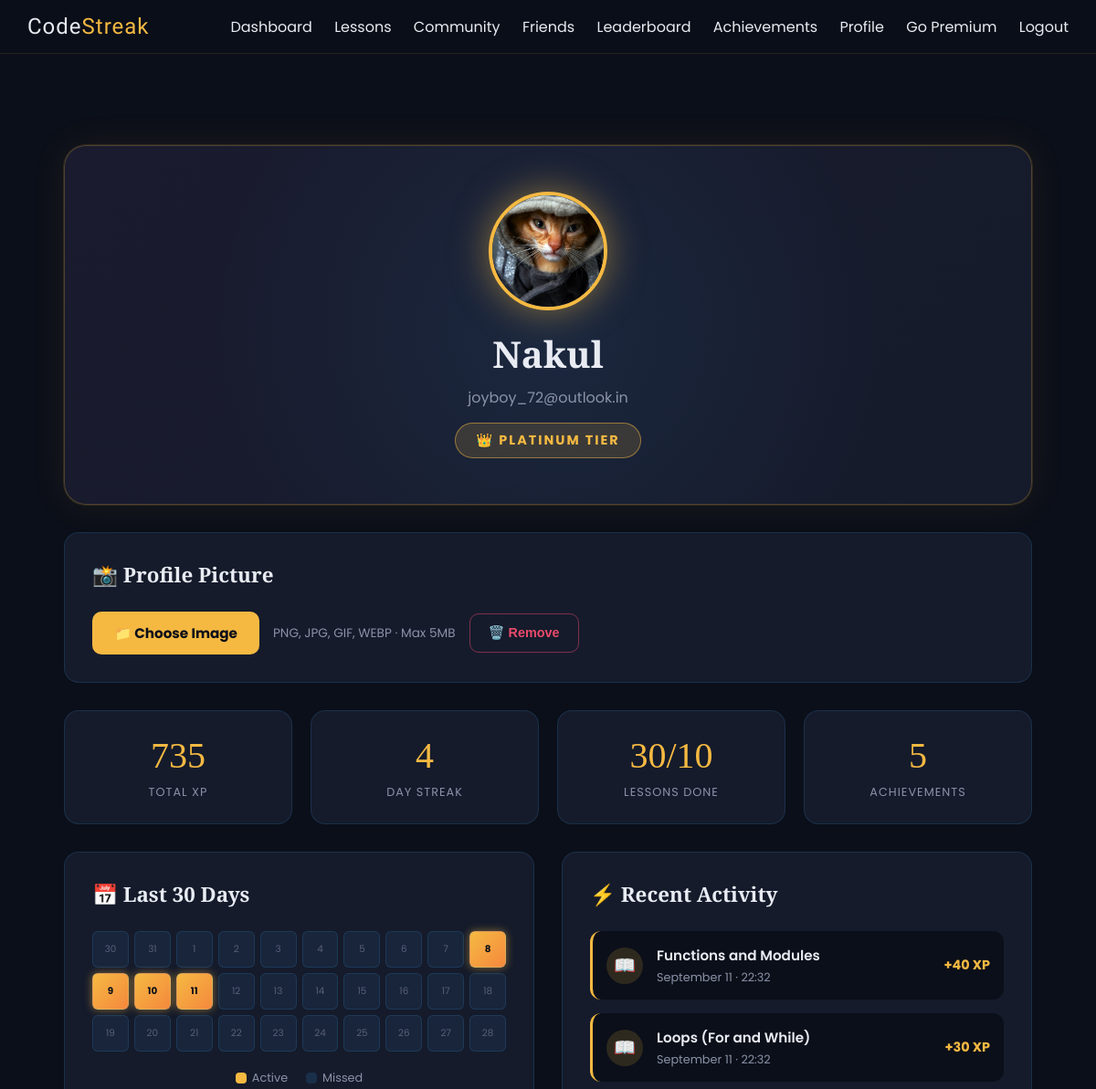
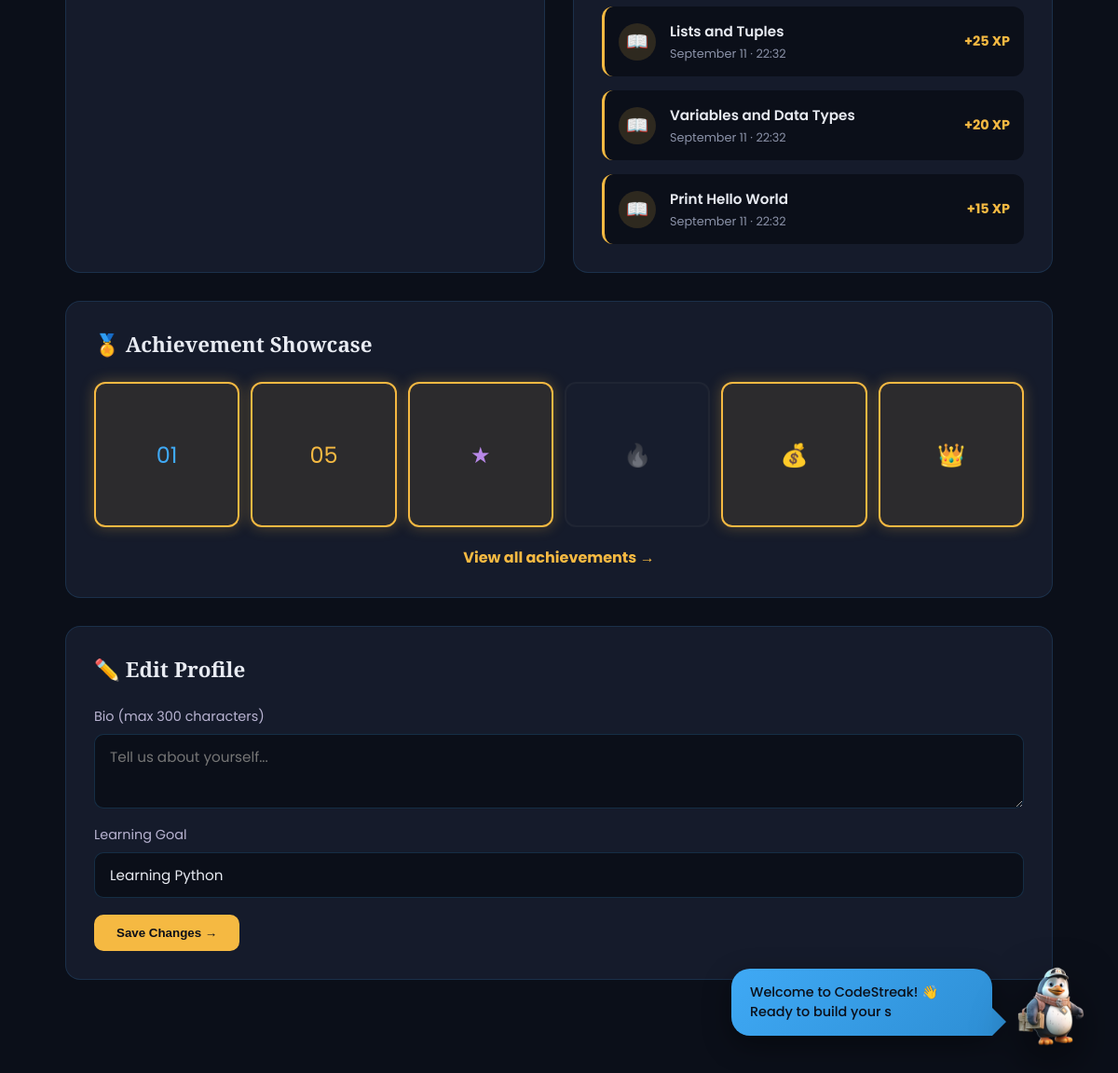
Screenshot of /profile (signed in) with the database file from the repository (2 pictures, top to bottom).
### tables this page shows
CREATE TABLE users (
    id INTEGER PRIMARY KEY AUTOINCREMENT,
    username TEXT UNIQUE NOT NULL,
    email TEXT UNIQUE NOT NULL,
    password_hash TEXT NOT NULL,
    security_question TEXT,
    security_answer TEXT,
    streak INTEGER DEFAULT 0,
    streak_charge INTEGER DEFAULT 1,
    total_points INTEGER DEFAULT 0,
    weekly_points INTEGER DEFAULT 0,
    rank TEXT DEFAULT 'Bronze',
    premium INTEGER DEFAULT 0,
    achievements TEXT DEFAULT '[]',
    profile_picture TEXT,
    bio TEXT DEFAULT '',
    learning_goal TEXT DEFAULT 'Learning Python',
    avatar_emoji TEXT DEFAULT '🐉',
    created_at TIMESTAMP DEFAULT CURRENT_TIMESTAMP
);

CREATE TABLE progress (
    id INTEGER PRIMARY KEY AUTOINCREMENT,
    user_id INTEGER,
    lesson_id INTEGER,
    status TEXT DEFAULT 'in_progress',
    completed_at TIMESTAMP DEFAULT CURRENT_TIMESTAMP,
    score INTEGER DEFAULT 0
);

CREATE TABLE lessons (
    id INTEGER PRIMARY KEY AUTOINCREMENT,
    title TEXT NOT NULL,
    level TEXT NOT NULL,
    points INTEGER NOT NULL,
    difficulty TEXT NOT NULL,
    content TEXT,
    explanation TEXT,
    question TEXT,
    option_a TEXT,
    option_b TEXT,
    option_c TEXT,
    correct_option TEXT,
    next_lesson_id INTEGER,
    order_index INTEGER
);

### app.py (the view)
@app.route('/profile')
def profile():
    if 'user_id' not in session:
        return redirect(url_for('login'))
    update_user_rank(session['user_id'])
    check_achievements(session['user_id'])
    conn = get_db()
    cur = conn.cursor()
    cur.execute("SELECT * FROM users WHERE id = ?", (session['user_id'],))
    user = cur.fetchone()
    cur.execute("""
        SELECT COUNT(*) as count
        FROM progress
        WHERE user_id = ? AND status = 'completed'
    """, (session['user_id'],))
    completed_lessons = cur.fetchone()['count']
    cur.execute("SELECT COUNT(*) as count FROM lessons")
    total_lessons = cur.fetchone()['count']
    cur.execute("""
        SELECT p.completed_at, l.title, p.score
        FROM progress p
        JOIN lessons l ON p.lesson_id = l.id
        WHERE p.user_id = ? AND p.status = 'completed'
        ORDER BY p.completed_at DESC
        LIMIT 5
    """, (session['user_id'],))
    recent_activity = cur.fetchall()
    cur.execute("""
        SELECT DATE(completed_at) as day
        FROM progress
        WHERE user_id = ? AND status = 'completed'
        AND completed_at >= datetime('now', '-30 days')
        GROUP BY DATE(completed_at)
    """, (session['user_id'],))
    active_days = [str(row['day'])[:10] for row in cur.fetchall()]
    from datetime import date, timedelta
    today = date.today()
    calendar_days = []
    for i in range(29, -1, -1):
        d = today - timedelta(days=i)
        calendar_days.append({
            'date': d.strftime('%Y-%m-%d'),
            'day_num': d.day,
            'active': d.strftime('%Y-%m-%d') in active_days,
        })
    cur.close()
    conn.close()
    try:
        unlocked = json.loads(user['achievements'] or '[]')
    except:
        unlocked = []
    all_achievements = [
        {'id': 'first_signal', 'title': 'First Signal', 'icon': '01', 'tone': '#3FA9F5'},
        {'id': 'five_crowns', 'title': 'Five Crowns', 'icon': '05', 'tone': '#F5B942'},
        {'id': 'royal_scholar', 'title': 'Royal Scholar', 'icon': '★', 'tone': '#B888E8'},
        {'id': 'seven_fires', 'title': 'Seven Fires', 'icon': '🔥', 'tone': '#F5893D'},
        {'id': 'treasury', 'title': 'Treasury', 'icon': '💰', 'tone': '#F5B942'},
        {'id': 'gold_tier', 'title': 'Gold Tier', 'icon': '👑', 'tone': '#F5B942'},
    ]
    for ach in all_achievements:
        ach['unlocked'] = ach['id'] in unlocked
    return render_template(
        'profile.html',
        user=user,
        completed_lessons=completed_lessons,
        total_lessons=total_lessons,
        unlocked_count=len(unlocked),
        recent_activity=recent_activity,
        calendar_days=calendar_days,
        achievements=all_achievements,
    )

### app.py (called while the page is built)
def get_db():
    conn = sqlite3.connect(DATABASE, detect_types=sqlite3.PARSE_DECLTYPES)
    conn.row_factory = sqlite3.Row
    return conn

def update_user_rank(user_id):
    conn = get_db()
    cur = conn.cursor()
    cur.execute("SELECT total_points FROM users WHERE id = ?", (user_id,))
    user = cur.fetchone()
    if not user:
        cur.close()
        conn.close()
        return None
    xp = user['total_points']
    if xp >= 450:
        new_rank = 'Platinum'
    elif xp >= 300:
        new_rank = 'Gold'
    elif xp >= 100:
        new_rank = 'Silver'
    else:
        new_rank = 'Bronze'
    cur.execute("UPDATE users SET `rank` = ? WHERE id = ?", (new_rank, user_id))
    conn.commit()
    cur.close()
    conn.close()
    return new_rank

### templates/profile.html (shortened to what this page needs)
{% extends 'base.html' %}
{% block content %}
<div class="profile-container">
    <div class="profile-hero">
        {% if user['profile_picture'] %}
            <img src="{{ url_for('static', filename='uploads/' + user['profile_picture']) }}"
                 alt="{{ user['username'] }}'s avatar"
                 class="profile-avatar-img">
        {% else %}
            <div class="profile-avatar">{{ user['username'][0]|upper }}</div>
        {% endif %}
        <h1 class="profile-username">{{ user['username'] }}</h1>
        <p class="profile-email">{{ user['email'] }}</p>
        <div class="profile-rank-badge">
            {% if user['rank'] == 'Bronze' %}🥉
            {% elif user['rank'] == 'Silver' %}🥈
            {% elif user['rank'] == 'Gold' %}🏆
            {% elif user['rank'] == 'Platinum' %}👑
            {% endif %}
            {{ user['rank'] }} Tier
        </div>
    </div>
    <div class="profile-card" style="margin-bottom: 30px;">
        <h2>📸 Profile Picture</h2>
        <div style="display: flex; gap: 15px; align-items: center; flex-wrap: wrap;">
            <form method="POST" action="{{ url_for('upload_profile_picture') }}"
                  enctype="multipart/form-data"
                  style="display: flex; gap: 15px; align-items: center; flex-wrap: wrap;">
                <label for="fileInput" class="upload-btn">📁 Choose Image</label>
                <span style="color: #8B92A8; font-size: 0.85rem;">PNG, JPG, GIF, WEBP · Max 5MB</span>
            </form>
            {% if user['profile_picture'] %}
                <form method="POST" action="{{ url_for('remove_profile_picture') }}" style="display: inline;">
                    <button type="submit" class="remove-btn">🗑️ Remove</button>
                </form>
            {% endif %}
        </div>
    </div>
    <div class="profile-stats">
        <div class="profile-stat">
            <div class="profile-stat-value">{{ user['total_points'] }}</div>
            <div class="profile-stat-label">Total XP</div>
        </div>
        <div class="profile-stat">
            <div class="profile-stat-value">{{ user['streak'] }}</div>
            <div class="profile-stat-label">Day Streak</div>
        </div>
        <div class="profile-stat">
            <div class="profile-stat-value">{{ completed_lessons }}/{{ total_lessons }}</div>
            <div class="profile-stat-label">Lessons Done</div>
        </div>
        <div class="profile-stat">
            <div class="profile-stat-value">{{ unlocked_count }}</div>
            <div class="profile-stat-label">Achievements</div>
        </div>
    </div>
    <div class="profile-columns">
        <div class="profile-card">
            <h2>📅 Last 30 Days</h2>
            <div class="calendar-grid">
                {% for day in calendar_days %}
                    <div class="calendar-day {% if day.active %}active{% endif %}" title="{{ day.date }}">
                        {{ day.day_num }}
                    </div>
                {% endfor %}
            </div>
            <div class="calendar-legend">
                <span><div class="legend-dot active"></div> Active</span>
                <span><div class="legend-dot inactive"></div> Missed</span>
            </div>
        </div>
        <div class="profile-card">
            <h2>⚡ Recent Activity</h2>
            {% if recent_activity %}
                <div class="activity-list">
                    {% for activity in recent_activity %}
                    <div class="activity-item">
                        <div class="activity-icon">📖</div>
                        <div class="activity-content">
                            <div class="activity-title">{{ activity.title }}</div>
                            <div class="activity-time">
                                {{ activity.completed_at.strftime('%B %d · %H:%M') if activity.completed_at else 'Just now' }}
                            </div>
                        </div>
                        <div class="activity-xp">+{{ activity.score }} XP</div>
                    </div>
                    {% endfor %}
                </div>
            {% else %}
                <div class="empty-activity">
                    No activity yet.<br>Complete a lesson to start your journey!
                </div>
            {% endif %}
        </div>
    </div>
    <div class="profile-card" style="margin-bottom: 30px;">
        <h2>🏅 Achievement Showcase</h2>
        <div class="achievement-preview">
            {% for ach in achievements %}
                <div class="achievement-mini {% if ach.unlocked %}unlocked{% else %}locked{% endif %}"
                     style="color: {{ ach.tone }};"
                     title="{{ ach.title }}{% if not ach.unlocked %} (Locked){% endif %}">
                    {{ ach.icon }}
                </div>
            {% endfor %}
        </div>
        <div style="text-align: center; margin-top: 20px;">
            <a href="{{ url_for('achievements') }}" style="color: var(--amber-gold); font-weight: 700; text-decoration: none;">
                View all achievements →
            </a>
        </div>
    </div>
    <div class="profile-card">
        <h2>✏️ Edit Profile</h2>
        <form method="POST" action="{{ url_for('update_bio') }}" class="edit-form">
            <label for="bio">Bio (max 300 characters)</label>
            <textarea id="bio" name="bio" placeholder="Tell us about yourself..." maxlength="300">{{ user['bio'] or '' }}</textarea>
            <label for="learning_goal">Learning Goal</label>
            <input type="text" id="learning_goal" name="learning_goal"
                   placeholder="e.g., Master Python in 30 days"
                   maxlength="100"
                   value="{{ user['learning_goal'] or '' }}">
            <button type="submit" class="save-bio-btn">Save Changes →</button>
        </form>
    </div>
</div>
{% endblock %}

### templates/base.html (style rules this page uses)
:root { --near-black: #0B0F19; --azure-blue: #3FA9F5; --amber-gold: #F5B942; --emerald: #2ED9A5; --off-white: #E8EBF2; --surface: #151B2B; --surface-2: #1E2538; --champion-blue: #0B0F19; --lavender-tonic: #3FA9F5; --exotic-orange: #F5B942; --dirty-white: #E8EBF2; --ink: #0B0F19; --paper: #E8EBF2; --yellow: #F5B942; --red: #3FA9F5; --beige: #3FA9F5; --dark: #0B0F19; font-family: 'Poppins', sans-serif; color: var(--off-white); background: var(--near-black); }
* { box-sizing: border-box; margin: 0; padding: 0; }
html { min-height: 100%; background: var(--near-black); scroll-behavior: smooth; }
body { margin: 0; min-height: 100%; background: var(--near-black); overflow-x: hidden; font-family: 'Poppins', sans-serif; color: var(--off-white); }

### rows the page displays
users: profile_picture (picture), username "Nakul", email "joyboy_72@outlook.in", rank "PLATINUM", total_points "735", streak "4", learning_goal "Learning Python"
progress: title "Functions and Modules", completed_at "September 11 · 22:32", score "40"
progress: title "Loops (For and While)", completed_at "September 11 · 22:32", score "30"
progress: title "Lists and Tuples", completed_at "September 11 · 22:32", score "25"
progress: title "Variables and Data Types", completed_at "September 11 · 22:32", score "20"
progress: title "Print Hello World", completed_at "September 11 · 22:32", score "15"

### other values shown
{{ completed_lessons }} "30"
{{ total_lessons }} "10"
{{ unlocked_count }} "5"
{{ day.day_num }} "30" "31" "1" "2" "3" "4" "5" "6" "7" "8" "9" "10" "11" "12" "13" "14" "15" "16" "17" "18" "19" "20" "21" "22" "23" "24" "25" "26" "27" "28"
{{ ach.icon }} "01" "05" "★" "🔥" "💰" "👑"
